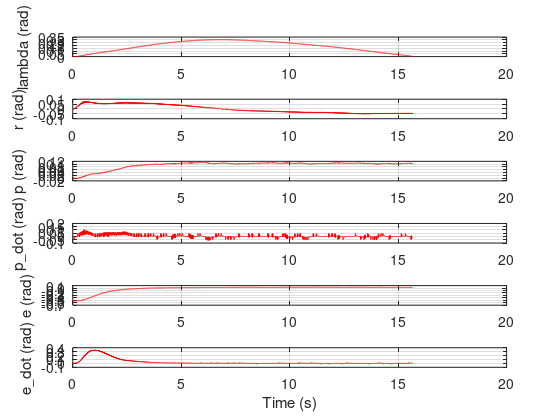

MATLAB code to generate this figure:
load('Data.mat')

Time = data(1,:);
Travel = data(2,:);
Travel_rate = data(3,:);
Pitch = data(4,:);
Pitch_rate = data(5,:);
Elevation = data(6,:);
Elevation_rate = data(7,:);

f = figure(2);
subplot(611)
plot(Time, Travel', 'r'),grid
ylabel('lambda (rad)')
subplot(612)
plot(Time, Travel_rate, 'r'),grid
ylabel('r (rad)')
subplot(613)
plot(Time, Pitch, 'r'),grid
ylabel('p (rad)')
subplot(614)
plot(Time, Pitch_rate, 'r'),grid
ylabel('p\_dot (rad)')
subplot(615)
plot(Time, Elevation, 'r'),grid
ylabel('e (rad)')
subplot(616)
plot(Time, Elevation_rate, 'r'),grid
ylabel('e\_dot (rad)')
xlabel('Time (s)')

set(f, 'Units', 'Centimeters');
pos = get(f, 'Position');
set(f, 'PaperPositionMode', 'Auto', 'PaperUnits', 'Centimeters', 'PaperSize', [pos(3), pos(4)])
print(f, 'States10_1', '-dpdf', '-r0')